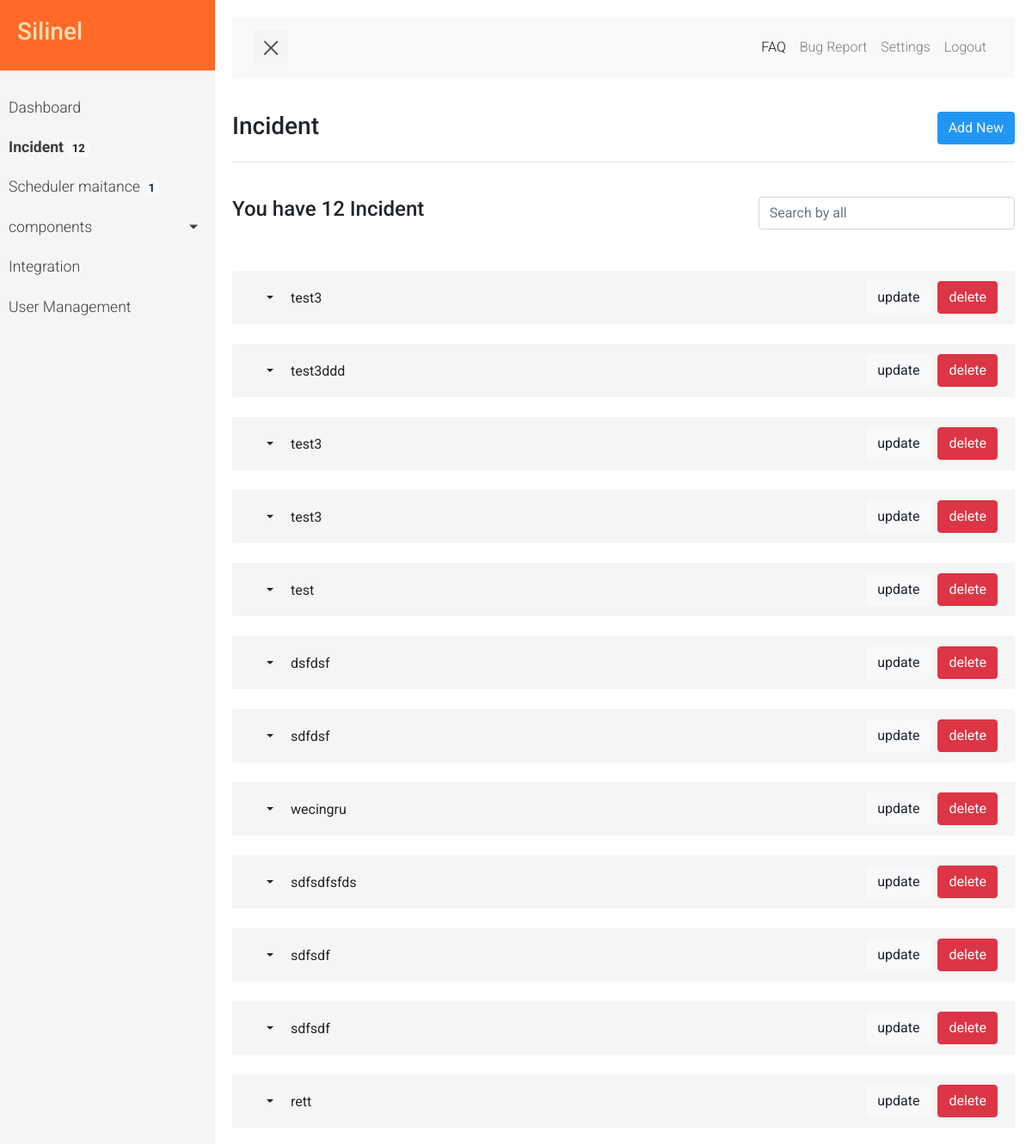
/dashboard/incident, run on an earlier commit of the app's database.
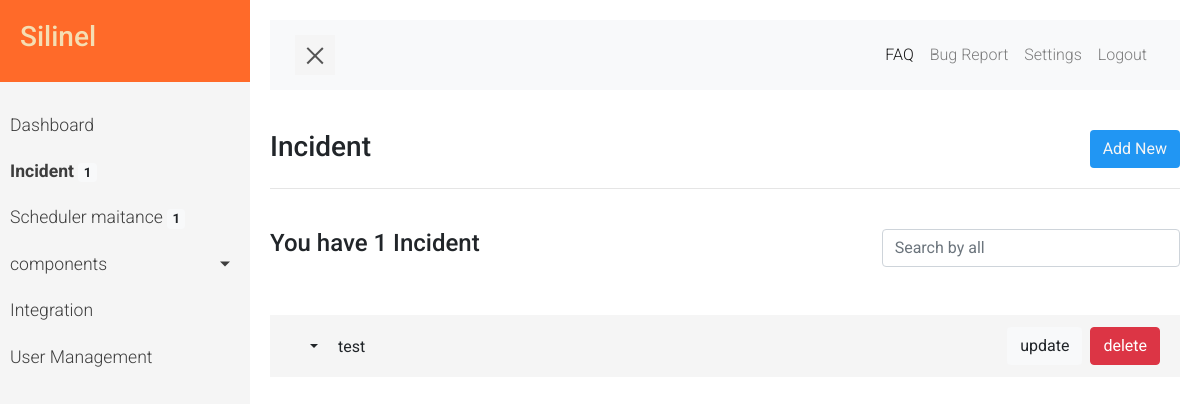
And on a later commit of the database.
### silinell/models.py (models this page shows, shortened)
class incident(models.Model):
    STATUS_ACTION_CHOICES = (
        ('Identified', 'identified'),
        ('Watch', 'watch'),
        ('Fixed', 'fixed'),
        ('Investigating', 'investigating'),
    )
    STATUS_DOWNTIME_CHOICES = (
        ('Down', 'Down'),
        ('Up', 'up'),
    )
    STATUS_STICKED_CHOICES = (
        ('Stikced', 'Stikced'),
        ('Un Stikced', 'Un Stikced'),
    )
    STATUS_Visibility_CHOICES = (
        ('Viewable by public', 'Viewable by public'),
        ('Only logged in users can see', 'Only logged in users can see'),
    )
    status_action = models.CharField(max_length=40, choices= STATUS_ACTION_CHOICES )
    status_Downtime = models.CharField(max_length=40, choices= STATUS_DOWNTIME_CHOICES,default="Up" )
    Visibility = models.CharField(max_length=40, choices= STATUS_Visibility_CHOICES, default="Viewable by public" )
    stickied = models.CharField(max_length=40, choices= STATUS_STICKED_CHOICES, default="Stikced" )
    name = models.CharField(max_length=50)
    message  = models.TextField(max_length=300, blank=True)
    date_occur = models.DateTimeField(default=datetime.now, blank=True)

### silinell/views.py (the view, shortened to what this page needs)
# urls.py: path('dashboard/incident', views.dashboardAddwebsite.as_view(), name='incident_url'),
class dashboardAddwebsite(View):
    form_class = Formaddwebsbite
    initial = {'key': 'value'}
    template_name = 'dashboard/incident/list-incident.html'
    def get(self, request, *args, **kwargs):
        form = self.form_class(initial=self.initial)
        web_list = incident.objects.all().order_by('id')
        return render(request, self.template_name, {'form': form,'weblist_param': web_list})

### silinell/forms.py
class Formaddwebsbite(forms.ModelForm):
    class Meta:
        model = incident
        fields = '__all__'
        widget = {
        }

### silinell/views.py (called while the page is built)
def badgesnotif_processor(request):
  schedule_maintances = schedule_maintance.objects.all().count()
  incidents = incident.objects.all().count()
  componennya = component.objects.all().count()
  component_groups = component_group.objects.all().count()
  return {'incidents': incidents,'schedule_maintances':schedule_maintances,'component_groups':component_groups,'componennya':componennya}

### silinell/templates/dashboard/incident/list-incident.html (shortened to what this page needs)
{% extends "dashboard/dashboard-base.html" %}
{% block content  %}
<div class="row ">
<div class="col-6"><h3>Incident</h3>
</div>
<div class="col-6">
<a href="{% url 'incident_add_url' %}" class="btn button-add float-right text-light">
   Add New
</a></div>
</div>
<hr>
{% load static %}
<br>
<div class="">
  <div class="row">
    <div class="col-4">
      {% if schedule_maintances != 0 %}
      <h4 class="">You have {{incidents}} Incident </h4>
      {% endif %}
    </div>
    <div class="col-8">
      <input type="text" style="width:50%;float:right;" class="form-control" id="searchaddwebsite" placeholder="Search by all">
    </div>
  </div>
</div>
<div class="thecontainer">
{% include "dashboard/incident/list-incident-component.html" %}
</div>
{% endblock %}

### silinell/templates/dashboard/dashboard-base.html (shortened to what this page needs)
<!DOCTYPE html>
<html>
<head>
    {% load static %}
    <link href="{% static 'bootstrap/css/bootstrap.min.css'%}" rel="stylesheet">
    <link href="{% static 'bootstrap/css/style.css'%}" rel="stylesheet">
</head>
<body>
   <div class="wrapper">
        <nav id="sidebar">
            <div class="sidebar-header">
                <h3>Silinel</h3>
            </div>
            <ul class="list-unstyled components">
            <li class = "{% if request.path == '/dashboard/'%}active{% endif %}">
                         <a href="{% url 'dashboard'%}">Dashboard</a>
            </li>
                <li class = "{% if request.path == '/dashboard/incident'%}active{% endif %}">
                    <a href="{% url 'incident_url'%}">Incident&nbsp;<span class="badge badge-light">{{incidents}}</span></a>
                </li>
                <li class = "{% if request.path == '/dashboard/scheduler' %}active{% endif %}">
                    <a href="{% url 'Scheduler_url'%}">Scheduler maitance&nbsp;<span class="badge badge-light">{{schedule_maintances}}</span></a>
                </li>
                <li>
                    <a href="#pageSubmenu" data-toggle="collapse" aria-expanded="false" class="dropdown-toggle">components</a>
                </li>
                <li>
                    <a href="#">Integration</a>
                </li>
                <li>
                    <a href="#">User Management</a>
                </li>
            </ul>
            <ul class="list-unstyled CTAs">
        </nav>
        <div id="content">
            <nav class="navbar navbar-expand-lg navbar-light bg-light">
                <div class="container-fluid">
                    <button type="button" id="sidebarCollapse" class="navbar-btn">
                        <span></span>
                    </button>
                    <div class="collapse navbar-collapse" id="navbarSupportedContent">
                        <ul class="nav navbar-nav ml-auto">
                            <li class="nav-item active">
                                <a class="nav-link" href="#">FAQ</a>
                            </li>
                            <li class="nav-item">
                                <a class="nav-link" href="#">Bug Report</a>
                            </li>
                            <li class="nav-item">
                                <a class="nav-link" href="#">Settings</a>
                            </li>
                            <li class="nav-item">
                                <a class="nav-link" href="#">Logout</a>
                            </li>
                        </ul>
                    </div>
                </div>
            </nav>
      {% block content %}
      {% endblock %}
        </div>
    </div>
</body>
</html>

### silinell/templates/dashboard/incident/list-incident-component.html (shortened to what this page needs)
{% load static %}
<br>
<div class="h-100 ">
<div class= "row" >
{% if weblist_param.count != 0 %}
<div class ="col-md-12">
<ul class="list-group">
 {% for web in weblist_param %}
<br>
<li class="list-group-item">
<div class="d-flex">
  <div class="mr-auto ml-5 pt-2"><a class="dropdown-toggle" data-toggle="collapse" href="#collapseExample{{web.id}}" role="button" aria-expanded="false" aria-controls="collapseExample"></a>{{web.name}}</div>
  <div class="mr-2"><a class="btn bg-light" href="{% url 'incident_url_update' pk=web.id %}">update</a></div>
  <div class=""><a class="btn btn-danger confirm-delete " hola="{{web.name}}" href="{% url 'incident_url_del' pk=web.id %}" title="Delete"  data-toggle="modal" data-target="#confirmDeleteModal" hola="{{web.id}}" id="deleteButton{{web.id}}">delete</a></div>
</div>
</li>
{% endfor %}
</ul>
</div>
{% else %}
<div class="col-md-12 h-100">
<div style="height:260px"></div>
<center><h3>No data available.</h3></center>
</div>
{% endif %}
</div>
</div>

What changed in the data, as far as the page shows it:
removed incident: name "test3"
removed incident: name "test3ddd"
removed incident: name "test3"
removed incident: name "test3"
removed incident: name "dsfdsf"
removed incident: name "sdfdsf"
removed incident: name "wecingru"
removed incident: name "sdfsdfsfds"
removed incident: name "sdfsdf"
removed incident: name "sdfsdf"
removed incident: name "rett"
Also different on the page:
{{ incidents }}: "12" → "1"
